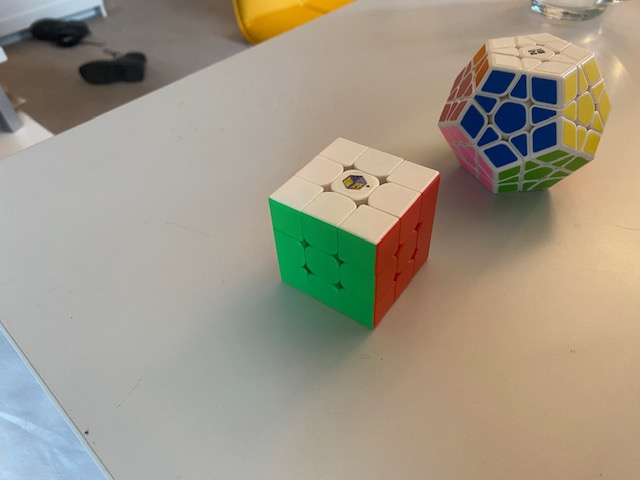
#> input picture tipeLH/points/images/dodec0.jpg, 640 x 480 px, found by its file name; its folder holds only this picture in this run
$ python jpg_to_txt.py points/images/dodec0.jpg
#> lines starting #> are read from the running program, lines starting #| are printed output that depends on the picture
import cv2
import numpy as np
import sys
import os

# Vérifier que l'argument est fourni
if len(sys.argv) != 2:
    print("Usage: python script.py <image>.jpg")
    exit(1)

# Récupérer le nom de l'image depuis les arguments
image_path = sys.argv[1]
input_dir = "points/images/"
output_dir = "points/donnees/"
input_path = os.path.join(input_dir, image_path)


# Charger l'image en niveaux de gris
image = cv2.imread(input_path, cv2.IMREAD_GRAYSCALE)
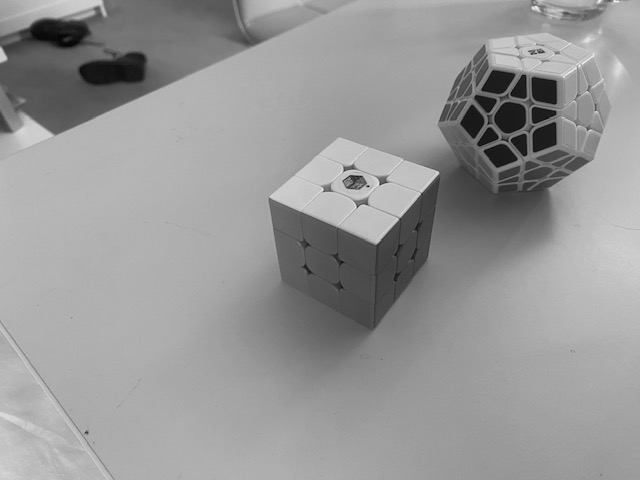
#> image: shape (480, 640); min 1, max 243, mean 151.1

# Vérifier si l'image est chargée correctement
if image is None:
    print(f"Error: Image '{input_path}' not found or cannot be read!")
    exit(1)

# Récupérer les dimensions de l'image
height, width = image.shape
#> height = 480; width = 640

# Récupérer le nom de base sans extension
image_name = os.path.splitext(os.path.basename(image_path))[0]

# Définir le chemin du fichier de sortie
os.makedirs(output_dir, exist_ok=True)  # Créer le dossier s'il n'existe pas
output_path = os.path.join(output_dir, f"{image_name}.txt")

# Ouvrir le fichier en écriture et stocker les dimensions + pixels
with open(output_path, 'w') as f:
    f.write(f"{width} {height}\n")  # Écrire les dimensions sur la première ligne
    for row in image:
        row_str = ' '.join(map(str, row))  # Convertir chaque pixel en string
        f.write(row_str + '\n')  # Écrire la ligne dans le fichier

print(f"Image converted successfully to '{output_path}'!")

$ run again, on tipeLH/points/images/dodec1.jpg
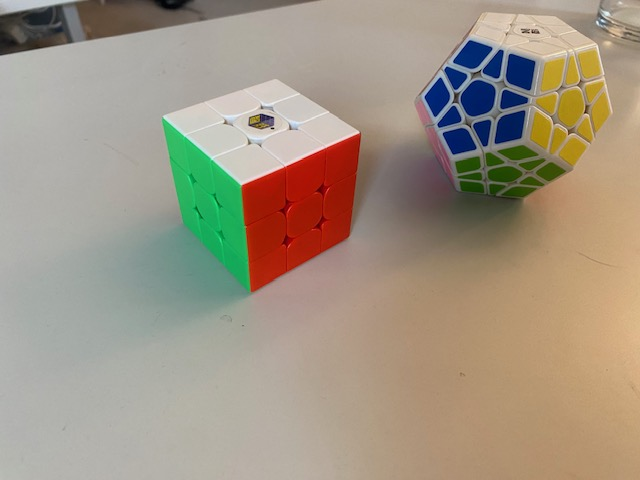
#> input picture tipeLH/points/images/dodec1.jpg, 640 x 480 px, found by its file name
#> `image = cv2.imread(input_path, cv2.IMREAD_GRAYSCALE)`:
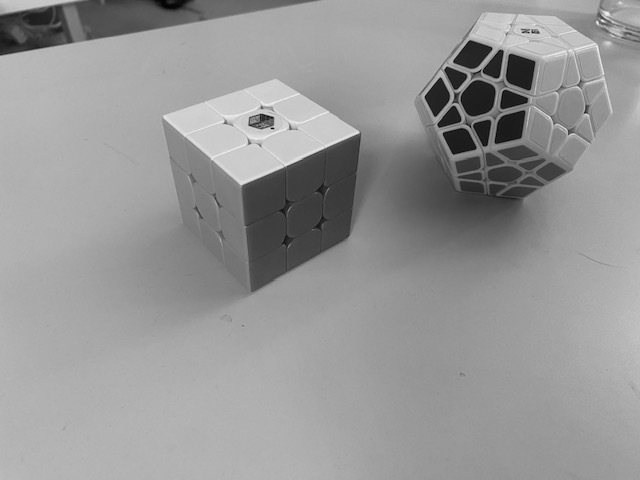
#> image: shape (480, 640); min 0, max 246, mean 150.9
